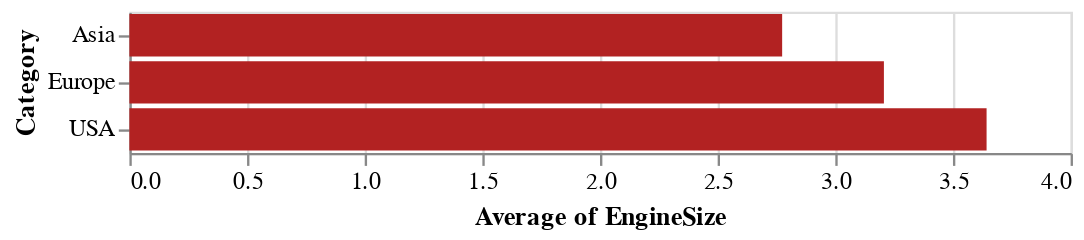

The code cell stored with this chart in its notebook:
### Code cell
# Changing configurations
alt.Chart(cars).mark_bar(color = 'firebrick').encode(
    alt.Y('Origin', type='nominal', title = 'Category'),
    alt.X('average(EngineSize)', type='quantitative', aggregate='average')
)

### Figure 1 — Vega-Lite specification as saved in the notebook (floating-point values rounded to 4 significant figures; data arrays with more than 128 entries replaced by an {"elided": "..."} marker saying what was removed)
{"config": {"view": {"continuousWidth": 400, "continuousHeight": 300}}, "data": {"name": "data-362fecc64292928e5a32b64921b7b919"}, "mark": {"type": "bar", "color": "firebrick"}, "encoding": {"x": {"type": "quantitative", "aggregate": "average", "field": "EngineSize"}, "y": {"type": "nominal", "field": "Origin", "title": "Category"}}, "$schema": "https://vega.github.io/schema/vega-lite/v4.8.1.json", "datasets": {"data-362fecc64292928e5a32b64921b7b919": {"elided": "428 records"}}}
